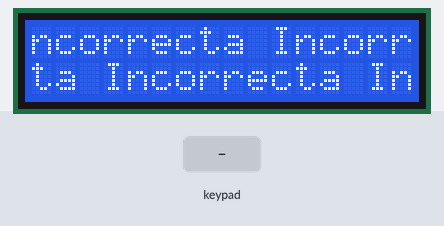
A sketch run on a simulated Arduino Uno, built with avr-gcc and run on an emulated ATmega328P. On the bench: 16×2 character LCD. The test bench sets the inputs (shaded band). What the sketch prints to the serial monitor is not drawn.

Above: at 3.2 s.
3.3 s: keypad keys 1 2 3 4 5 6 pressed 0.4 s apart
At 3.49 s:
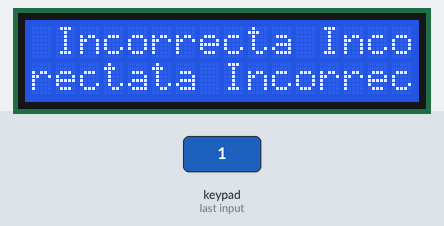
7.2 s: key '1' pressed
At 7.55 s:
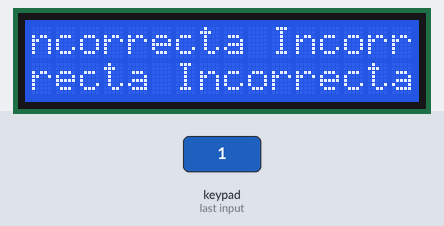
9.8 s: keypad keys 1 2 3 4 5 6 # pressed 0.4 s apart
At 10.05 s:
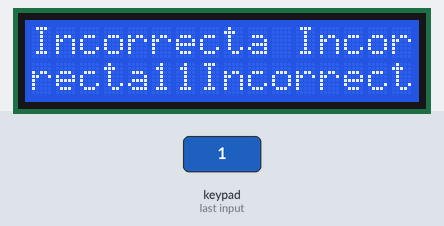
14.1 s: key '4' pressed
At 14.42 s:
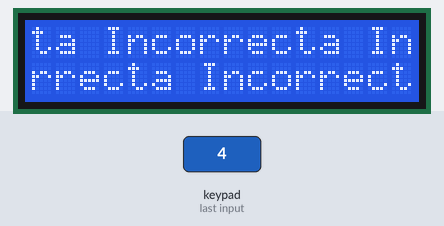
16.7 s: keypad keys 1 2 3 4 5 6 * pressed 0.4 s apart
At 16.92 s:
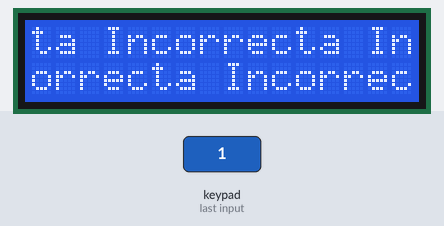
21.0 s: keypad keys 1 2 3 4 5 6 A pressed 0.4 s apart
At 23.48 s:
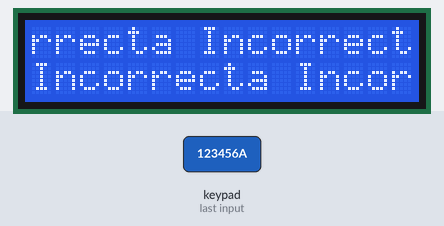

Measured:
- after the input at 3.3 s, the display: changes at once (image 1)
- after the input at 7.2 s, the display: changes after 0.20 s (image 2)
- after the input at 9.8 s, the display: changes after 0.10 s (image 3)
- after the input at 14.1 s, the display: changes after 0.17 s (image 4)
- after the input at 16.7 s, the display: changes after 0.07 s (image 5)
- after the input at 21.0 s, the display: first changes after 0.14 s (image 6 shows a later state)

The sketch:

Keypad_4x4_con_display.ino
```cpp
#include <Keypad.h>
#include <LiquidCrystal_I2C.h> // Libreria LCD_I2C
LiquidCrystal_I2C lcd(0x27,16,2); // si no te sale con esta direccion  puedes usar (0x3f,16,2) || (0x27,16,2)  ||(0x20,16,2)

/* Pines Keypad:
F1: 6
F2: 7
F3: 8
F4: 9
C1: 2
C2: 3
C3: 4
C4: 5*/

const byte FILAS = 4;
const byte COLUMNAS = 4;
char keys [FILAS] [COLUMNAS] = {
  {'1','4','7','*'},
  {'2','5','8','0'},
  {'3','6','9','#'},
  {'A','B','C','D'},
};

byte pinesColumnas [COLUMNAS] = {2,3,4,5};
byte pinesFilas [FILAS] = {6,7,8,9};


Keypad teclado = Keypad(makeKeymap(keys), pinesFilas, pinesColumnas, FILAS, COLUMNAS);

char TECLA;
char CLAVE[7];
char CLAVE_MAESTRA[7] = "123456";
byte INDICE = 0;


void setup(){
  Serial.begin(9600);
    lcd.init();
  lcd.backlight();
  lcd.clear();
 lcd.setCursor(8,0);
  lcd.print("Alarma");
  lcd.setCursor (8,1);
  lcd.print("IT-ST");
  delay(2000);
  lcd.clear();
}


void loop(){
  TECLA = teclado.getKey();
  Serial.print(TECLA);
  lcd.print(TECLA);
  if (TECLA){
CLAVE[INDICE] = TECLA;
INDICE++;
Serial.print(TECLA);
lcd.print(TECLA);
 }
 if (INDICE ==6){
  if(!strcmp(CLAVE, CLAVE_MAESTRA))
  Serial.println(" Correcta ");
  lcd.print("Correcta");
 }
  else{
  Serial.println(" Incorrecta ");
  lcd.print("Incorrecta");
  INDICE = 0;
 }
}


//https://www.youtube.com/watch?v=9ligsi5Bgv8
```
